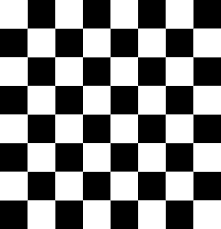
#> input picture Harris Corner Detection-Python/chessboard.png, 221 x 229 px
$ python Harris_Corner_Detection.py
#> lines starting #> are read from the running program, lines starting #| are printed output that depends on the picture; after the words box and inside, x2 and y2 are one past the last pixel; in counts of white or black regions, pixels touching at a corner belong together
#> in main, input_img is the input picture: shape (229, 221); min 0, max 255, mean 128.9
import cv2
import numpy as np

def harris_corner_detection(input_img, k, window_size, threshold):

#> called with k = 0.04, window_size = 3, threshold = 10000
    corner_list = []
    output_img = cv2.cvtColor(input_img.copy(), cv2.COLOR_GRAY2RGB)

    offset = int(window_size/2)
    y_range = input_img.shape[0] - offset
#> y_range = 228
    x_range = input_img.shape[1] - offset
#> x_range = 220


    dy, dx = np.gradient(input_img)
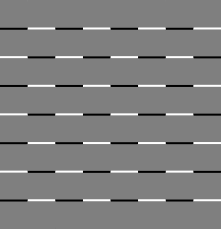
#> dy: shape (229, 221) float64; min -127.5, max 127.5, mean 0; drawn with min black and max white
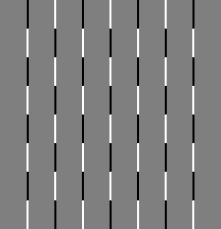
#> dx: shape (229, 221) float64; min -127.5, max 127.5, mean 0; drawn with min black and max white
    Ixx = dx**2
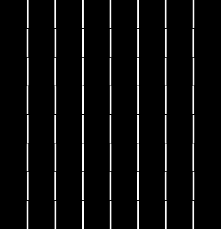
#> Ixx: shape (229, 221) float64; min 0, max 16256.2, mean 843.9; drawn with min black and max white
    Ixy = dy*dx
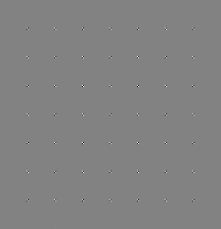
#> Ixy: shape (229, 221) float64; min -15682.5, max 15045, mean 0; drawn with min black and max white
    Iyy = dy**2
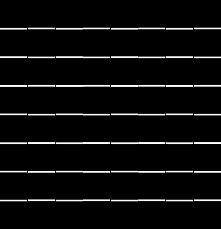
#> Iyy: shape (229, 221) float64; min 0, max 16256.2, mean 805.7; drawn with min black and max white


    for y in range(offset, y_range):
        for x in range(offset, x_range):

            #Values of sliding window
            start_y = y - offset
            end_y = y + offset + 1
            start_x = x - offset
            end_x = x + offset + 1

            #The variable names are representative to the variable of the Harris corner equation
            windowIxx = Ixx[start_y : end_y, start_x : end_x]
            windowIxy = Ixy[start_y : end_y, start_x : end_x]
            windowIyy = Iyy[start_y : end_y, start_x : end_x]

            #Sum of squares of intensities of partial derevatives
            Sxx = windowIxx.sum()
            Sxy = windowIxy.sum()
            Syy = windowIyy.sum()

            #Calculate determinant and trace of the matrix
            det = (Sxx * Syy) - (Sxy**2)
            trace = Sxx + Syy

            #Calculate r for Harris Corner equation
            r = det - k*(trace**2)

            if r > threshold:
                corner_list.append([x, y, r])
                output_img[y,x] = (0,0,255)
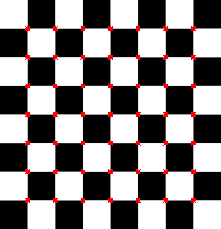
#> output_img: shape (229, 221, 3); 2.02% of pixels changed, all inside (x1, y1, x2, y2) = (25, 26, 196, 203)
#> after the loop, corner_list = 1022 items, first 6: [25, 26, 4434098.2], [27, 26, 138972635.3], [28, 26, 391072333.4], [29, 26, 286095540.4], [53, 26, 301510241.4], [54, 26, 403658687.6]

    return output_img


def main():
    k = 0.04
    window_size = 3
    threshold = 10000.00

    input_img = cv2.imread('chessboard.png', 0)

    cv2.imshow('Input Image', input_img)

    if input_img is not None:
        corner_img = harris_corner_detection(input_img, k, window_size, threshold)
        cv2.imshow('Detected Corners', corner_img)
        cv2.waitKey(0)


if __name__ == "__main__":
    main()
